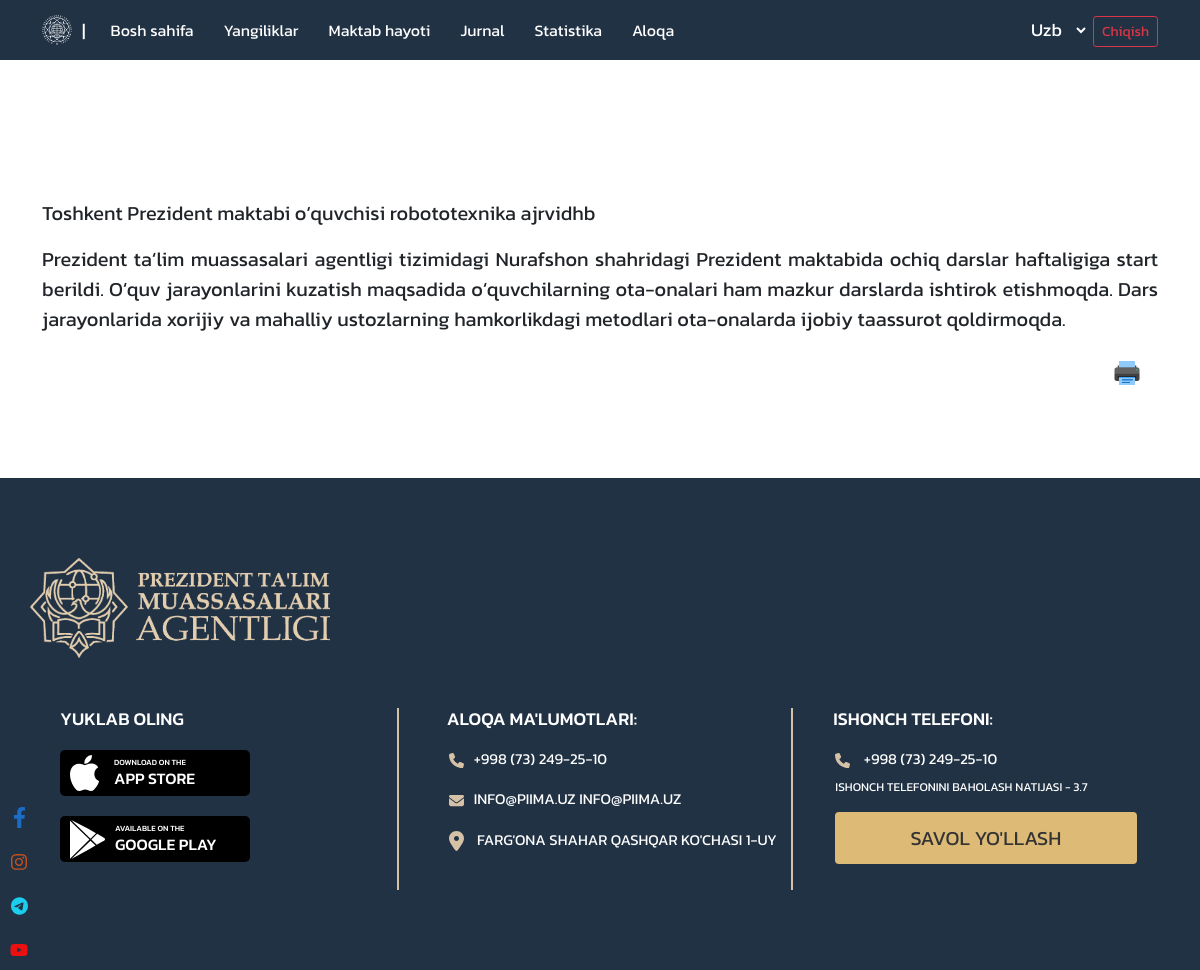
Screenshot of /new/4/ with the database file from the repository.
### asosiy/models.py (models this page shows, shortened)
class Yangiliklar(models.Model):
    sarlavha = models.CharField(max_length=60)
    matn = models.TextField()
    rasm = models.FileField()
    sana = models.DateField(auto_now_add=True)

### asosiy/views.py (the view)
# urls.py: path('new/<int:pk>/', YangilikDetailView.as_view()),
class YangilikDetailView(View):
    def get(self, request, pk):
        data = {
            "yangilik":Yangiliklar.objects.get(id=pk)
        }
        return render(request, 'newsTitle.html', data)

### templates/newsTitle.html
{% extends 'header.html' %}
{% block content %}
    <section class="newsTitle">
        <div class="container py-5">
            <div class="ck-content clearfix">
                <p style="text-align:justify"><span style="font-size:20px">{{yangilik.sarlavha}}</span></p>
                <p style="text-align:justify"><span style="font-size:20px">{{yangilik.matn}}</span></p>
            </div>
            <div class="float-right">
                <a href="#" onclick="print()" class="text-right dataTooltip nav-link" title="Print" aria-expanded="false">
                    <img width="30" src="./img/print.png">
                </a>
            </div>
        </div>
    </section>
{% endblock %}

### static/css/main.css (style rules this page uses)
* { margin: 0; padding: 0; -webkit-box-sizing: border-box; box-sizing: border-box; }
h1, h2, h3, h4, h5, h6, p, li, span, a, div { font-family: 'Kanit', sans-serif !important; }
a { text-decoration: none; color: #353232; }
.newsTitle { padding: 150px 0 80px; }
.newsTitle .float-right { float: right; }

### rows the page displays
Yangiliklar: sarlavha "Toshkent Prezident maktabi o‘quvchisi robototexnika ajrvidhb", matn "Prezident ta‘lim muassasalari agentligi tizimidagi Nurafshon shahridagi Prezident maktabida ochiq darslar haftaligiga start berildi. O‘quv jarayonlarini kuzatish maqsadida o‘quvchilarning ota-onalari ham mazkur darslarda ishtirok etishmoqda. Dars jarayonlarida xorijiy va mahalliy ustozlarning hamkorlikdagi metodlari ota-onalarda ijobiy taassurot qoldirmoqda."
